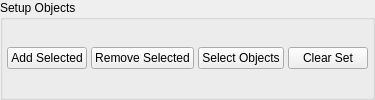
             <widget class="QGroupBox" name="groupBox_3">
              <property name="title">
               <string>Setup Objects</string>
              </property>
              <layout class="QGridLayout" name="gridLayout_8">
               <property name="margin">
                <number>4</number>
               </property>
               <item row="0" column="1">
                <widget class="QWidget" name="widget_2" native="true">
                 <layout class="QHBoxLayout" name="horizontalLayout_3">
                  <property name="spacing">
                   <number>4</number>
                  </property>
                  <property name="margin">
                   <number>0</number>
                  </property>
                  <item>
                   <widget class="QPushButton" name="add_objects_btn">
                    <property name="text">
                     <string>Add Selected</string>
                    </property>
                   </widget>
                  </item>
                  <item>
                   <widget class="QPushButton" name="remove_objects_btn">
                    <property name="text">
                     <string>Remove Selected</string>
                    </property>
                   </widget>
                  </item>
                  <item>
                   <widget class="QPushButton" name="select_objects_btn">
                    <property name="text">
                     <string>Select Objects</string>
                    </property>
                   </widget>
                  </item>
                  <item>
                   <widget class="QPushButton" name="clear_objects_btn">
                    <property name="text">
                     <string>Clear Set</string>
                    </property>
                   </widget>
                  </item>
                 </layout>
                </widget>
               </item>
              </layout>
             </widget>
